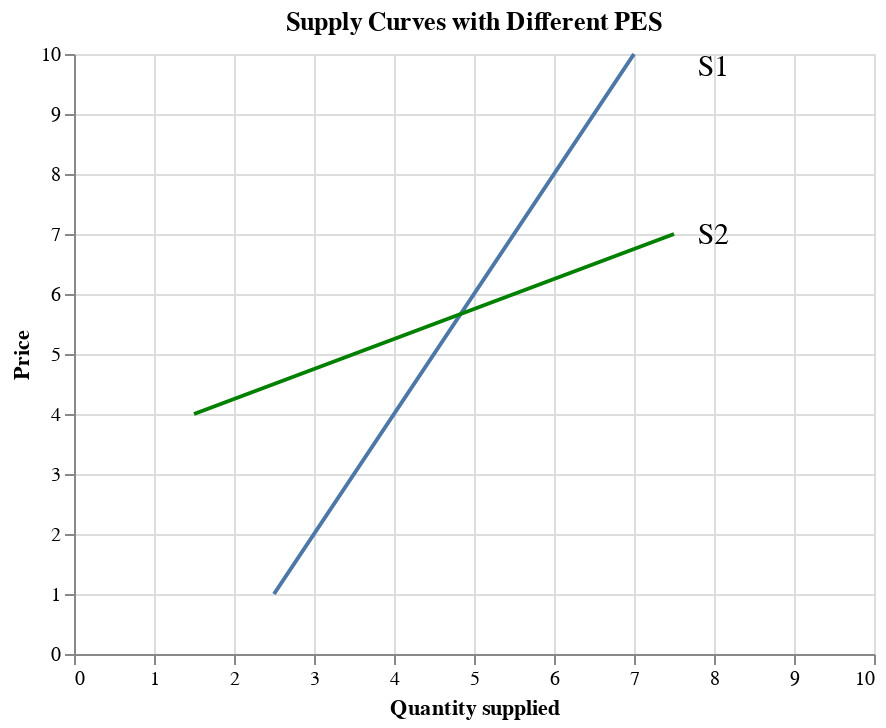

Notebook cell for this chart:
### Markdown cell above
The figure below compares the supply curves with different PES. S2 is relatively more elastic than S1 since a small change in price results in a greater change in the quantity demanded of S2.

### Code cell
import numpy as np

ar = np.array(list(range(0,10)))
df = pd.DataFrame(data={'price': list(range(1,11)), 'q1': ar*2-4.5, 'q2': (ar+5)*0.5})

fig3 = alt.Chart(df).mark_line().encode(
    alt.X('q2', title='Quantity supplied', scale=alt.Scale(domain=[0,10]), axis=alt.Axis(tickCount=10)),
    alt.Y('price', title='Price',  axis=alt.Axis(tickCount=10)),
)

text1 = alt.Chart({'values':[{'x': 8, 'y': 9.8}]}).mark_text(
    text='S1',
    fontSize=15
).encode(x='x:Q', y='y:Q')

fig3 = fig3 + text1

df2 = df[(df.price > 3) & (df.price < 8)]

fig4 = alt.Chart(df2).mark_line(color='green').encode(
    alt.X('q1', title='Quantity supplied', scale=alt.Scale(domain=[0,10]), axis=alt.Axis(tickCount=10)),
    alt.Y('price', title='Price',  axis=alt.Axis(tickCount=10)),
)

text2 = alt.Chart({'values':[{'x': 8, 'y': 7}]}).mark_text(
    text='S2',
    fontSize=15
).encode(x='x:Q', y='y:Q')

fig4 = fig4 + text2

(fig3 + fig4).properties(title='Supply Curves with Different PES')

### Figure 1 — Vega-Lite specification as saved in the notebook (floating-point values rounded to 4 significant figures)
{"config": {"view": {"continuousWidth": 400, "continuousHeight": 300}}, "layer": [{"data": {"name": "data-e667c0cb2e82603d43f5e539da567050"}, "mark": "line", "encoding": {"x": {"type": "quantitative", "axis": {"tickCount": 10}, "field": "q2", "scale": {"domain": [0, 10]}, "title": "Quantity supplied"}, "y": {"type": "quantitative", "axis": {"tickCount": 10}, "field": "price", "title": "Price"}}}, {"data": {"name": "data-30c42349d0f3e394eeaa7c36870273c5"}, "mark": {"type": "text", "fontSize": 15, "text": "S1"}, "encoding": {"x": {"type": "quantitative", "field": "x"}, "y": {"type": "quantitative", "field": "y"}}}, {"layer": [{"data": {"name": "data-7f3938c3b54e9d63fd926ac3057f354c"}, "mark": {"type": "line", "color": "green"}, "encoding": {"x": {"type": "quantitative", "axis": {"tickCount": 10}, "field": "q1", "scale": {"domain": [0, 10]}, "title": "Quantity supplied"}, "y": {"type": "quantitative", "axis": {"tickCount": 10}, "field": "price", "title": "Price"}}}, {"data": {"name": "data-7aae79afb4a3e807731ae580fa00aafa"}, "mark": {"type": "text", "fontSize": 15, "text": "S2"}, "encoding": {"x": {"type": "quantitative", "field": "x"}, "y": {"type": "quantitative", "field": "y"}}}]}], "title": "Supply Curves with Different PES", "$schema": "https://vega.github.io/schema/vega-lite/v4.8.1.json", "datasets": {"data-e667c0cb2e82603d43f5e539da567050": [{"price": 1, "q1": -4.5, "q2": 2.5}, {"price": 2, "q1": -2.5, "q2": 3.0}, {"price": 3, "q1": -0.5, "q2": 3.5}, {"price": 4, "q1": 1.5, "q2": 4.0}, {"price": 5, "q1": 3.5, "q2": 4.5}, {"price": 6, "q1": 5.5, "q2": 5.0}, {"price": 7, "q1": 7.5, "q2": 5.5}, {"price": 8, "q1": 9.5, "q2": 6.0}, {"price": 9, "q1": 11.5, "q2": 6.5}, {"price": 10, "q1": 13.5, "q2": 7.0}], "data-30c42349d0f3e394eeaa7c36870273c5": [{"x": 8, "y": 9.8}], "data-7f3938c3b54e9d63fd926ac3057f354c": [{"price": 4, "q1": 1.5, "q2": 4.0}, {"price": 5, "q1": 3.5, "q2": 4.5}, {"price": 6, "q1": 5.5, "q2": 5.0}, {"price": 7, "q1": 7.5, "q2": 5.5}], "data-7aae79afb4a3e807731ae580fa00aafa": [{"x": 8, "y": 7}]}}
